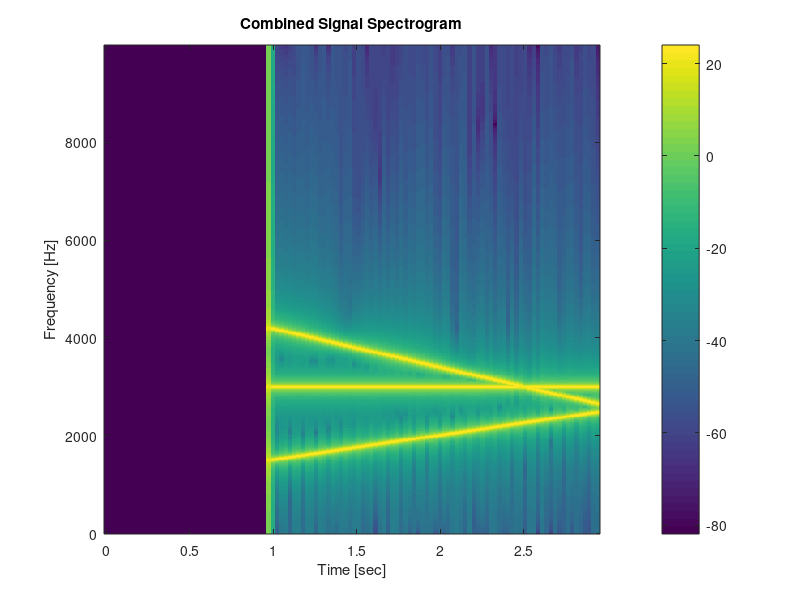

Recreate this plot in MATLAB.
clc; clear;
pkg load signal;
% 시간 범위 설정
fs = 20000; % 샘플링 주파수
t = 0:1/fs:3; % 3초 동안의 시간 범위

% 주파수 성분 생성
value_Bpf = cos(6000 * pi * t);
value_Lpf = cos(2000 * pi * t + 500 * pi * t.^2);
value_Hpf = cos(10000 * pi * t - 790 * pi * t.^2);

% 0초에서 1초까지의 부분을 서서히 감소시켜 0으로 만듦
fade_out_start = find(t >= 0, 1);
fade_out_end = find(t <= 1, 1, 'last');
value_Bpf(fade_out_start:fade_out_end) = 0;
value_Lpf(fade_out_start:fade_out_end) = 0;
value_Hpf(fade_out_start:fade_out_end) = 0;

% 전체 신호 생성
combined_signal = value_Bpf + value_Lpf + value_Hpf;

% 스펙트로그램 생성
[S_combined, freqs_combined, times_combined] = specgram(combined_signal, 1024, fs, hann(1024), 512);

% 스펙트로그램 플로팅
figure;
imagesc(times_combined, freqs_combined, 10 * log10(abs(S_combined)));
axis xy;
title('Combined Signal Spectrogram');
xlabel('Time [sec]');
ylabel('Frequency [Hz]');
colorbar;

